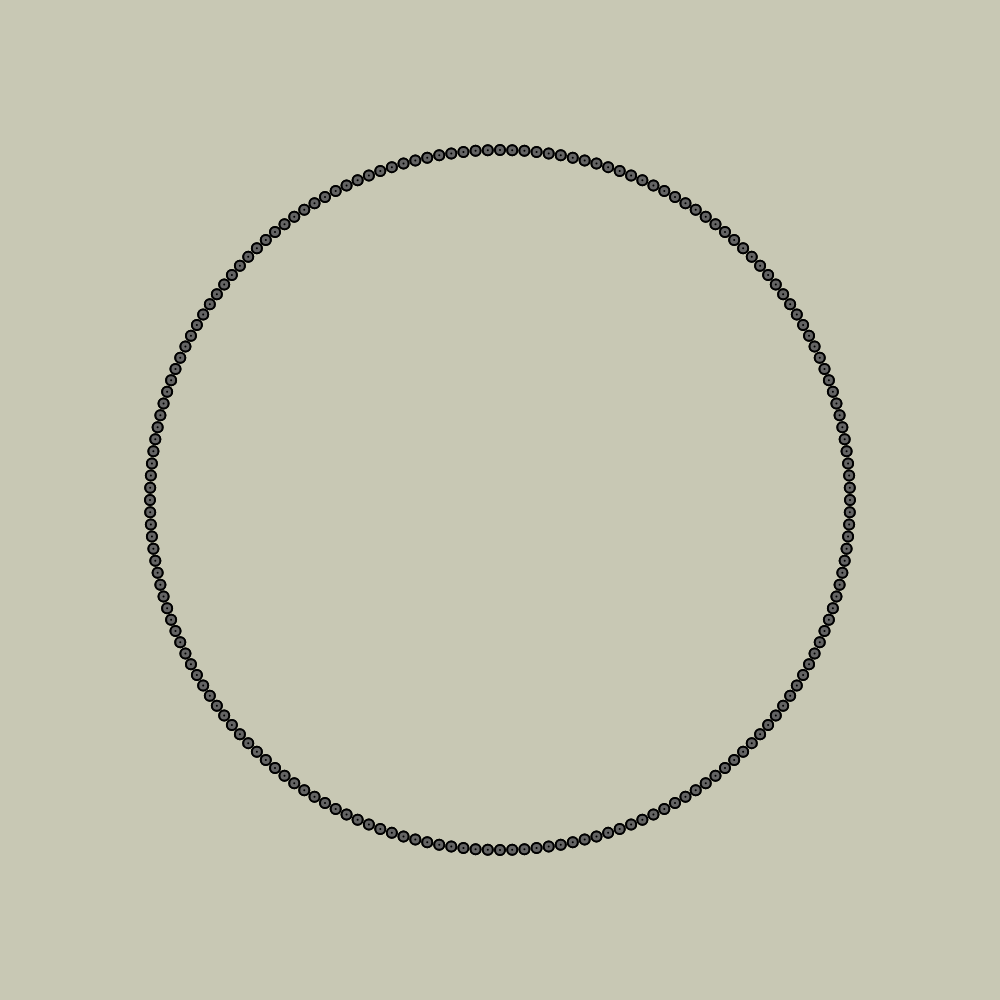
Frame 1 (no input)
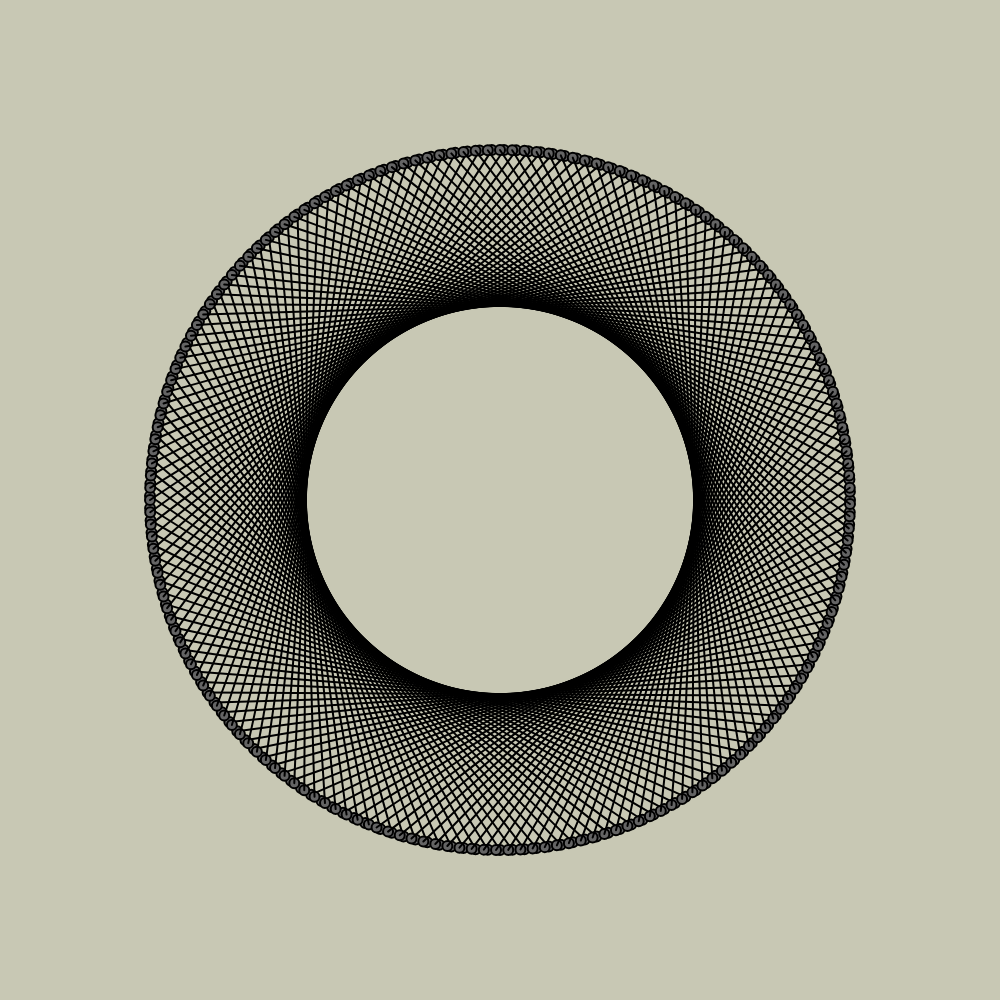
Frame 60 (no input)
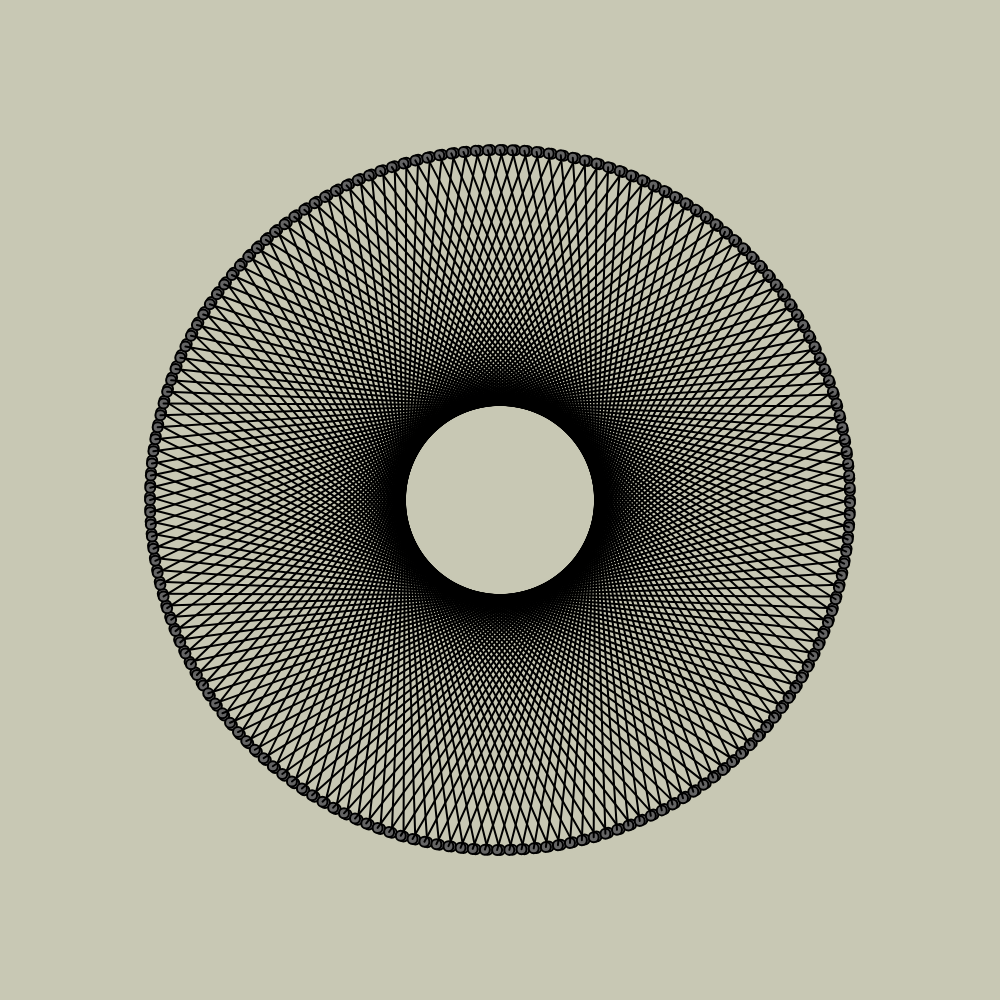
Frame 120 (the mouse pressed at the canvas centre since frame 60)

The p5.js sketch that drew these frames (run headless with seeded random() and noise() and a simulated clock; from frame 60 on, the mouse is pressed at the canvas centre):

// p5.js sketch
// ── sketch.js
function setup() {
  createCanvas(1000, 1000);
  circle(width / 2, height / 2, rad);
}

rad = 700;
numLines = 180;
initialOffset = 360 / numLines;
trailingOffset = 40
t = 0;

function draw() {
  initialOffset = 360 / numLines;
  trailingOffset = 150 * sin(t);
  background(200, 200, 180);
  fill(200, 200, 180);
  translate(width / 2, height / 2);
  strokeWeight(0);
  circle(0, 0, rad);
  fill(100, 100, 100);
  strokeWeight(2);
  for (let k = 0; k < 360; k += initialOffset){
    let x0 = rad / 2 * cos(k * PI / 180);
    let y0 = rad / 2 * sin(k * PI / 180);
    let x1 = rad / 2 * cos((k+trailingOffset) * PI / 180);
    let y1 = rad / 2 * sin((k+ trailingOffset) * PI / 180);
    ellipse(x0, y0, 10);
    ellipse(x1, y1, 10);
    line(x0, y0, x1, y1);
    t += 0.00008;
    
  }
}
